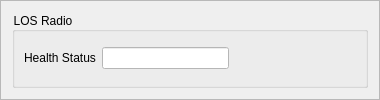
              <widget class="QFrame" name="frame_30">
               <property name="minimumSize">
                <size>
                 <width>380</width>
                 <height>0</height>
                </size>
               </property>
               <property name="frameShape">
                <enum>QFrame::StyledPanel</enum>
               </property>
               <property name="frameShadow">
                <enum>QFrame::Raised</enum>
               </property>
               <layout class="QVBoxLayout" name="verticalLayout_16">
                <item>
                 <widget class="QGroupBox" name="CSC_gb_28">
                  <property name="minimumSize">
                   <size>
                    <width>350</width>
                    <height>0</height>
                   </size>
                  </property>
                  <property name="font">
                   <font>
                    <italic>false</italic>
                    <underline>false</underline>
                   </font>
                  </property>
                  <property name="autoFillBackground">
                   <bool>false</bool>
                  </property>
                  <property name="styleSheet">
                   <string notr="true">color: rgb(0, 0, 0);</string>
                  </property>
                  <property name="title">
                   <string>LOS Radio</string>
                  </property>
                  <property name="flat">
                   <bool>false</bool>
                  </property>
                  <property name="checkable">
                   <bool>false</bool>
                  </property>
                  <layout class="QGridLayout" name="gridLayout_55">
                   <item row="0" column="0">
                    <layout class="QHBoxLayout" name="horizontalLayout_69">
                     <item>
                      <widget class="QLabel" name="label_96">
                       <property name="text">
                        <string>Health Status</string>
                       </property>
                      </widget>
                     </item>
                     <item>
                      <widget class="QLineEdit" name="CSLR_H_LE">
                       <property name="styleSheet">
                        <string notr="true">background-color: rgb(255, 255, 255);</string>
                       </property>
                      </widget>
                     </item>
                     <item>
                      <spacer name="horizontalSpacer_45">
                       <property name="orientation">
                        <enum>Qt::Horizontal</enum>
                       </property>
                       <property name="sizeHint" stdset="0">
                        <size>
                         <width>108</width>
                         <height>20</height>
                        </size>
                       </property>
                      </spacer>
                     </item>
                    </layout>
                   </item>
                  </layout>
                 </widget>
                </item>
               </layout>
              </widget>
